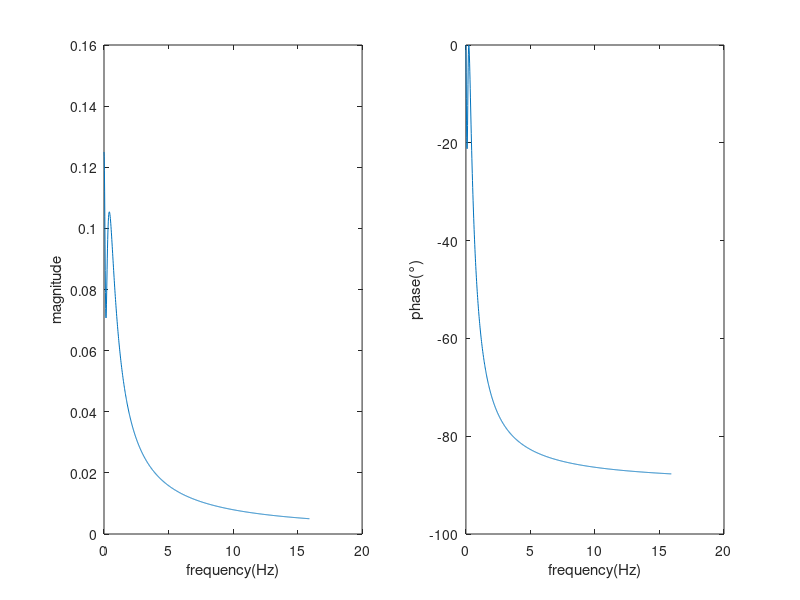

Source code (MATLAB): (Note: this script raises an error after producing the figure.)
clc
close all
clear

num = [1 1 1];
den = [2 10 16 8];
w = 0:0.1:100;
H = freqs(num,den,w);
mag = abs(H);
phase = angle(H)*180/pi;
subplot(1,2,1);
plot(w/(2*pi),mag);
xlabel('frequency(Hz)')
ylabel('magnitude');
subplot(1,2,2);
plot(w/(2*pi),phase);
xlabel('frequency(Hz)')
ylabel('phase(°)');

n = 0:1:100;
h1 = 0.4.^n.*heaviside(n);
h2 = dirac(n)+0.5.*dirac(n-1);
x = 0.4.^n.*heaviside(n);


w = 0:1:2000*pi;
H = 100*(1+1j*0.01.*w)./(1+1j*0.02*w)./(1+1j *0.05.*w);
figure();
subplot(1,2,1);
plot(w,abs(H));
xlabel('frequency')
ylabel('magnitude');
subplot(1,2,2);
plot(w,angle(H));
xlabel('frequency')
ylabel('phase(°)');

num = [8*pi^3];
den = [1 4*pi 8*pi^2 8*pi^3];
w = 0:0.1:100;
H = freqs(num,den,w);
mag = abs(H);
phase = angle(H)*180/pi;
subplot(1,2,1);
plot(w/(2*pi),mag);
xlabel('frequency(Hz)')
ylabel('magnitude');
subplot(1,2,2);
plot(w/(2*pi),phase);
xlabel('frequency(Hz)')
ylabel('phase(°)');

